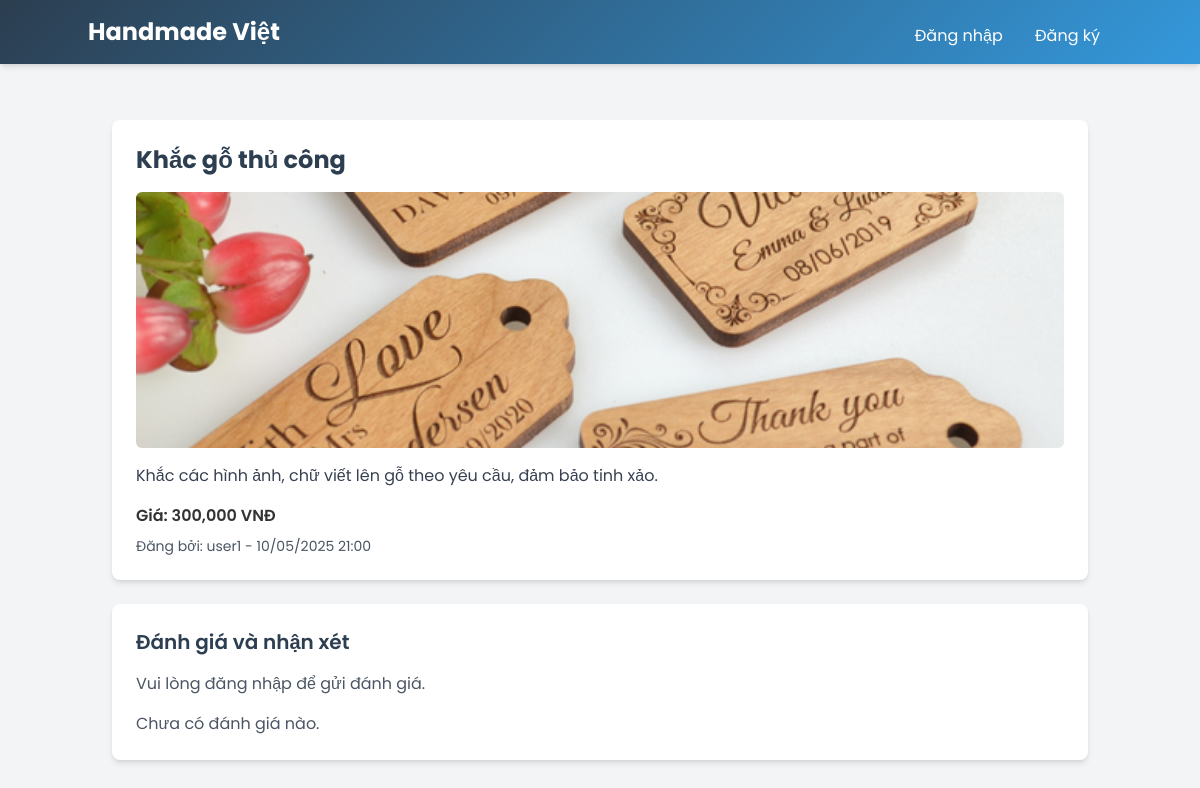
The app's page /service_detail.php?id=2 with its own data.
### tables this page shows
CREATE TABLE `services` (
  `id` int(11) NOT NULL,
  `user_id` int(11) NOT NULL,
  `title` varchar(255) NOT NULL,
  `description` text NOT NULL,
  `price` int(11) NOT NULL,
  `image` varchar(255) DEFAULT NULL,
  `created_at` timestamp NOT NULL DEFAULT current_timestamp(),
  `brand` varchar(100) DEFAULT NULL
);

CREATE TABLE `users` (
  `id` int(11) NOT NULL,
  `username` varchar(50) NOT NULL,
  `email` varchar(100) NOT NULL,
  `password` varchar(255) NOT NULL,
  `role` enum('user','admin') DEFAULT 'user',
  `created_at` timestamp NOT NULL DEFAULT current_timestamp()
);

### service_detail.php (the view, shortened to what this page needs)
<?php
require_once 'includes/db.php';
$service_id = (int)$_GET['id'];
$stmt = $pdo->prepare("SELECT s.*, u.username FROM services s JOIN users u ON s.user_id = u.id WHERE s.id = ?");
$stmt->execute([$service_id]);
$service = $stmt->fetch();
$reviews_stmt = $pdo->prepare("SELECT r.*, u.username FROM reviews r JOIN users u ON r.user_id = u.id WHERE r.service_id = ? ORDER BY r.created_at DESC");
$reviews_stmt->execute([$service_id]);
$reviews = $reviews_stmt->fetchAll();
?>
<!DOCTYPE html>
<html lang="vi">
<head>
    <link href="https://cdn.jsdelivr.net/npm/tailwindcss@2.2.19/dist/tailwind.min.css" rel="stylesheet">
    <link rel="stylesheet" href="styles.css">
</head>
<body class="bg-gray-100">
    <header class="bg-teal-600 text-white p-4 shadow-md">
        <div class="container mx-auto flex justify-between items-center">
            <h1 class="text-2xl font-bold"><a href="index.php">Handmade Việt</a></h1>
            <nav>
                <?php if (isset($_SESSION['user_id'])): ?>
                    <span class="mr-4">Xin chào, <?= htmlspecialchars($_SESSION['username']) ?>!</span>
                    <a href="create_service.php" class="mr-4 hover:underline">Đăng bài</a>
                    <a href="forum.php" class="mr-4 hover:underline">Diễn đàn</a>
                    <?php if ($_SESSION['role'] === 'admin'): ?>
                        <a href="admin.php" class="mr-4 hover:underline">Quản lý</a>
                    <?php endif; ?>
                    <a href="logout.php" class="hover:underline">Đăng xuất</a>
                <?php else: ?>
                    <a href="login.php" class="mr-4 hover:underline">Đăng nhập</a>
                    <a href="register.php" class="hover:underline">Đăng ký</a>
                <?php endif; ?>
            </nav>
        </div>
    </header>
    <main class="container mx-auto p-6">
        <div class="bg-white p-6 rounded-lg shadow-md">
            <h2 class="text-2xl font-bold text-teal-700 mb-4"><?= htmlspecialchars($service['title']) ?></h2>
            <?php if ($service['image']): ?>
                <img src="uploads/<?= htmlspecialchars($service['image']) ?>" alt="<?= htmlspecialchars($service['title']) ?>" class="w-full h-64 object-cover rounded-md mb-4">
            <?php else: ?>
                <img src="https://via.placeholder.com/300x200?text=Không+có+hình+ảnh" alt="No Image" class="w-full h-64 object-cover rounded-md mb-4">
            <?php endif; ?>
            <p class="text-gray-700 mb-4"><?= nl2br(htmlspecialchars($service['description'])) ?></p>
            <p class="text-teal-600 font-semibold mb-2">Giá: <?= number_format($service['price']) ?> VNĐ</p>
            <p class="text-gray-600 text-sm">Đăng bởi: <?= htmlspecialchars($service['username']) ?> - <?= date('d/m/Y H:i', strtotime($service['created_at'])) ?></p>
        </div>
        <div class="bg-white p-6 rounded-lg shadow-md mt-6">
            <h3 class="text-xl font-semibold text-teal-700 mb-4">Đánh giá và nhận xét</h3>
            <?php if (isset($_SESSION['user_id'])): ?>
                <form method="post" class="mb-6">
                    <div class="mb-4">
                        <label class="block text-gray-700">Đánh giá (1-5 sao):</label>
                        <select name="rating" class="p-2 border rounded-md focus:outline-none focus:ring-2 focus:ring-teal-500">
                            <option value="1">1 sao</option>
                            <option value="2">2 sao</option>
                            <option value="3">3 sao</option>
                            <option value="4">4 sao</option>
                            <option value="5">5 sao</option>
                        </select>
                    </div>
                    <div class="mb-4">
                        <label class="block text-gray-700">Nhận xét:</label>
                        <textarea name="comment" rows="3" class="w-full p-2 border rounded-md focus:outline-none focus:ring-2 focus:ring-teal-500"></textarea>
                    </div>
                    <button type="submit" class="bg-teal-600 text-white px-4 py-2 rounded-md hover:bg-teal-700">Gửi đánh giá</button>
                </form>
            <?php else: ?>
                <p class="text-gray-600 mb-4">Vui lòng <a href="login.php" class="text-teal-600 hover:underline">đăng nhập</a> để gửi đánh giá.</p>
            <?php endif; ?>
            <?php if (!empty($reviews)): ?>
                <div class="space-y-4">
                    <?php foreach ($reviews as $review): ?>
                        <div class="border-t pt-4">
                            <p class="text-gray-600 text-sm">Đăng bởi: <?= htmlspecialchars($review['username']) ?> - <?= date('d/m/Y H:i', strtotime($review['created_at'])) ?></p>
                            <p class="text-yellow-500">Đánh giá: <?= str_repeat('★', $review['rating']) . str_repeat('☆', 5 - $review['rating']) ?></p>
                            <p class="text-gray-700"><?= nl2br(htmlspecialchars($review['comment'])) ?></p>
                        </div>
                    <?php endforeach; ?>
                </div>
            <?php else: ?>
                <p class="text-gray-600">Chưa có đánh giá nào.</p>
            <?php endif; ?>
        </div>
    </main>
</body>
</html>

### styles.css (style rules this page uses)
body { font-family: 'Poppins', sans-serif; margin: 0; padding: 0; background-color: #f5f5f5; color: #333; }
header { background: linear-gradient(135deg, #2c3e50 0%, #3498db 100%); color: white; padding: 1.5rem; text-align: center; box-shadow: 0 4px 10px rgba(0, 0, 0, 0.1); position: sticky; top: 0; z-index: 1000; }
header h1 { margin: 0; font-size: 2rem; font-weight: 600; }
nav { margin-top: 0.5rem; }
nav a, nav span { color: #fff; text-decoration: none; margin: 0 0.75rem; font-size: 1rem; transition: color 0.3s ease; }
main { max-width: 1200px; margin: 2rem auto; padding: 0 1rem; }
h2, h3 { color: #2c3e50; font-weight: 600; }

### records on screen
services: title "Khắc gỗ thủ công", image (picture), description "Khắc các hình ảnh, chữ viết lên gỗ theo yêu cầu, đảm bảo tinh xảo.", price "300,000", user.username "user1", created_at "10/05/2025 21:00"
